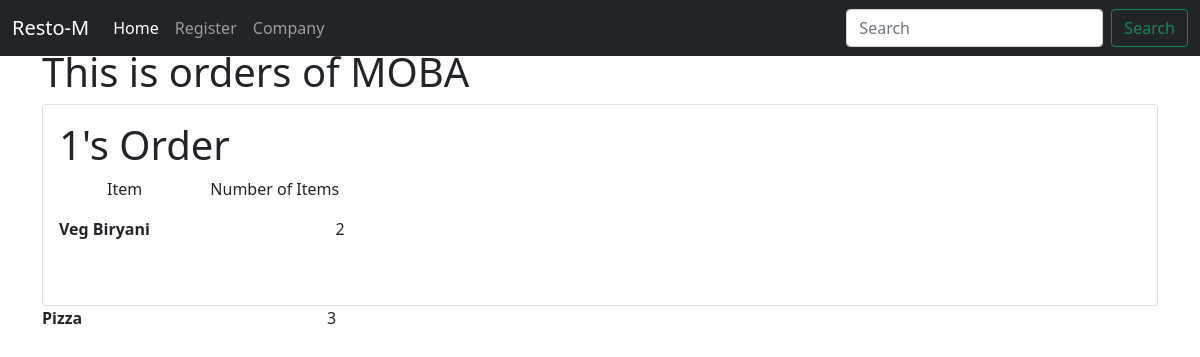
Page /main/MOBA/order/2 on the committed database.
### app.py (models this page shows)
class Orders(db.Model):
    oid=db.Column(db.Integer,primary_key=True)
    custid=db.Column(db.Integer,nullable=False)
    item=db.Column(db.String(20),nullable=False)
    noi=db.Column(db.Integer,nullable=False)
    sno=db.Column(db.Integer,nullable=False)
    cid=db.Column(db.Integer,nullable=False)
    def __repr__(self) -> str:
        return f"{self.oid} - {self.item} - {self.noi}-{self.sno}"

### app.py (the view)
@app.route("/main/<company>/order/<cid>")
def orders(company,cid):
    customer=[]
    allord=Orders.query.filter_by(cid=cid).all()
    for order in allord:
        if order.custid not in customer:
            customer.append(order.custid)
    print(allord)
    return render_template("order.html",company=company,cid=cid,allord=allord,customer=customer)

### templates/order.html (shortened to what this page needs)
{% extends 'base.html' %}
{% block tab %}
<li class="nav-item">
    <a class="nav-link" href="/main/{{company}}">Company</a>
  </li>
{% endblock tab %}
{% block body %}
  <div class="container">
    <h1 class="mt-5">This is orders of {{company}}</h1>
    {% for cust in customer %}
        <div class="card">
            <div class="card-body">
                <h1>{{cust}}'s Order </h1>
        <ul class="list-inline">
            <li class="list-inline-item mx-5">Item</li>
            <li class="list-inline-item mx-3">Number of Items</li>
          </ul>
        {% for order in allord %}
        {% if order.custid==cust %}
             <dl class="row">
                <dt class="col-sm-3">{{order.item}}</dt>
                    <dd class="col-sm-9">
                        <dl class="row">
                        <dd class="col-sm-5">{{order.noi}}</dd>
                        </dl>
                    </dd>
            </dl>
            </div>
        </div>
        {% endif %}
        {% endfor %}
    {% endfor %}
{% endblock body %}

### rows in the picture
Orders: item "Veg Biryani", noi "2"
Orders: item "Pizza", noi "3"

### other values in the picture
{{ company }} "MOBA"
{{ cust }} "1"
